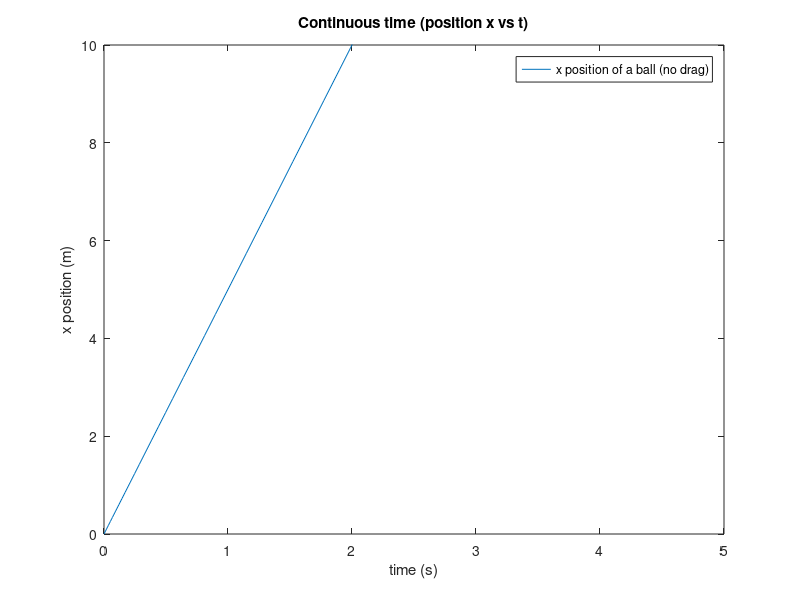
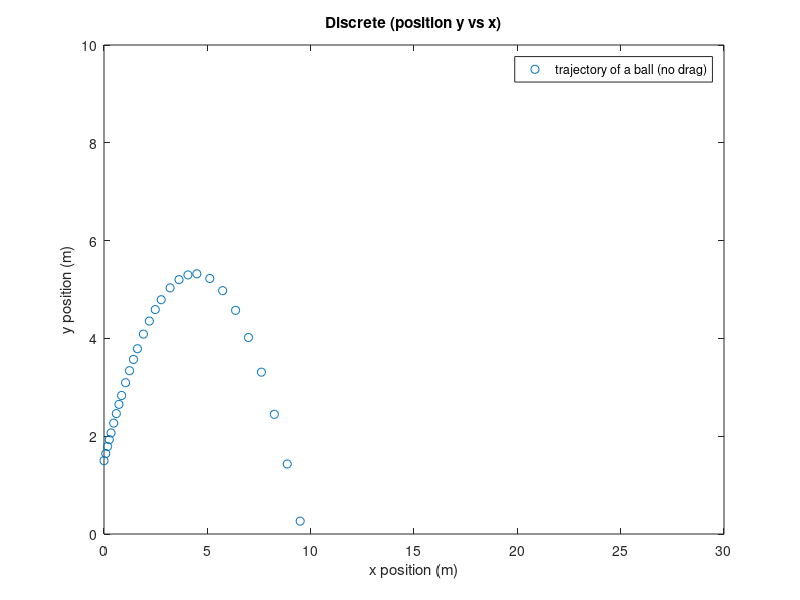

Recreate these plots in MATLAB, in order.
% Continuous

alpha = deg2rad(60); % deg
v_0 = 10; % m/s
height = 1.5;

% posX, posY, velocityX, velocityY
initial_condition = [0, v_0*cos(alpha), height, v_0*sin(alpha)]

A = [0 1 0 0; 
    0 0 0 0; 
    0 0 0 1; 
    0 0 0 0];

K = [0; 0; 0; -9.81];

tspan = [0 5];

[t, X] = ode45(@(t,X) A*X + K, tspan, initial_condition);

pos_x = X(:,1);
pos_y = X(:,3);

% figure('Name','Continuous time');
plot(pos_x, pos_y,'-')
title("Continuous time (position y vs x)")
xlabel("x position (m)")
ylabel("y position (m)")
ylim([0, 10])
legend("trajectory of a ball (no drag)")

% figure('Name','Continuous time');
plot(t, pos_y,'-')
title("Continuous time (position y vs t)")
xlabel("time (s)")
ylabel("y position (m)")
ylim([0, 10])
legend("y position of a ball (no drag)")

% figure('Name','Continuous time');
plot(t, pos_x,'-')
title("Continuous time (position x vs t)")
xlabel("time (s)")
ylabel("x position (m)")
ylim([0, 10])
legend("x position of a ball (no drag)")



% ----------
% Discrete

h = 0.001;
N = 100;

state_X = zeros(4,N);

for n = 1:N
    state_X(:,n+1) = (eye(4)+h*A)*state_X(:,n) + h*K;
end

pos_x = X(:,1);
pos_y = X(:,3);

figure('Name','Discrete');
plot(pos_x, pos_y,'o')
title("Discrete (position y vs x)")
xlabel("x position (m)")
ylabel("y position (m)")
ylim([0, 10])
legend("trajectory of a ball (no drag)")